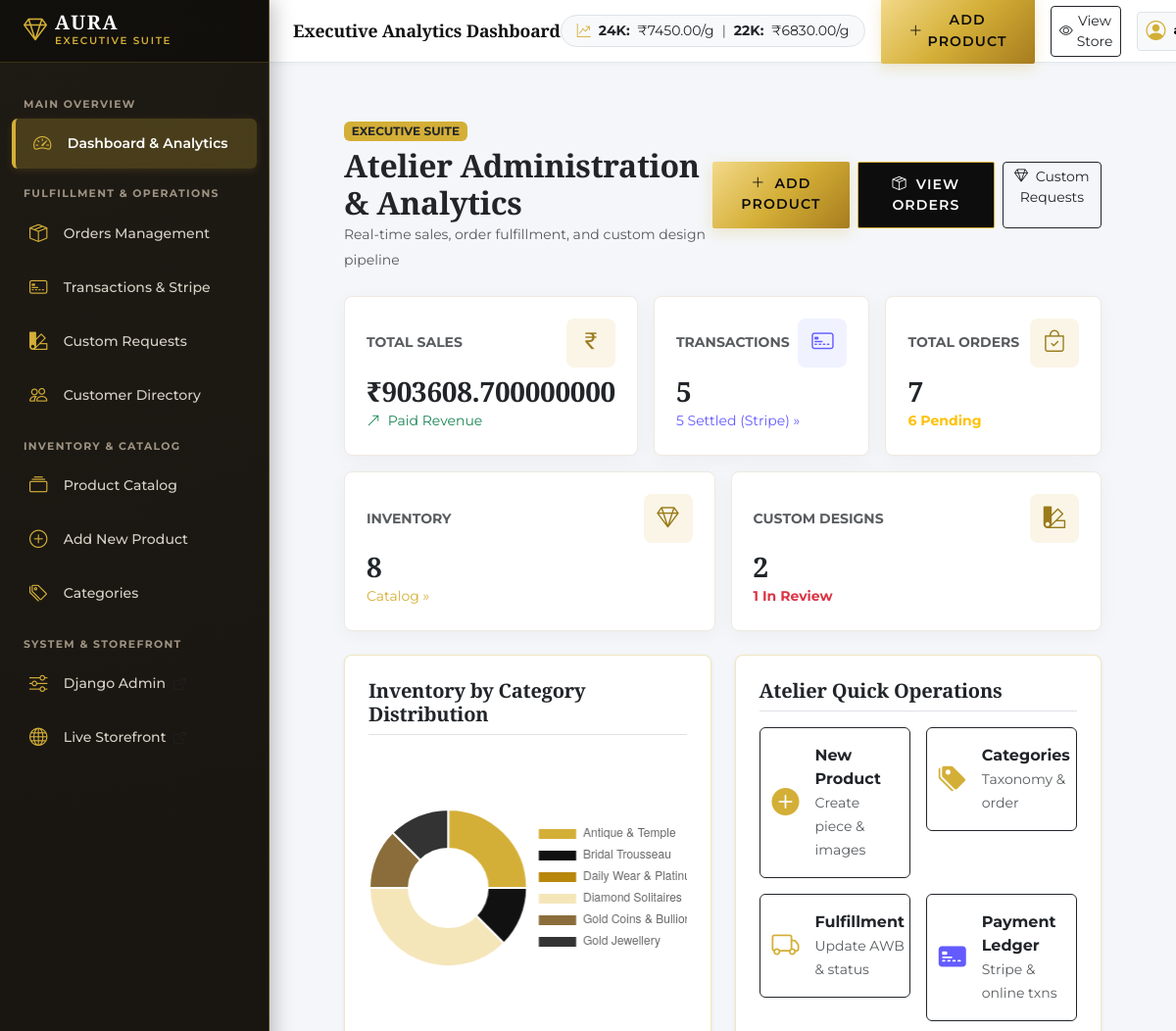
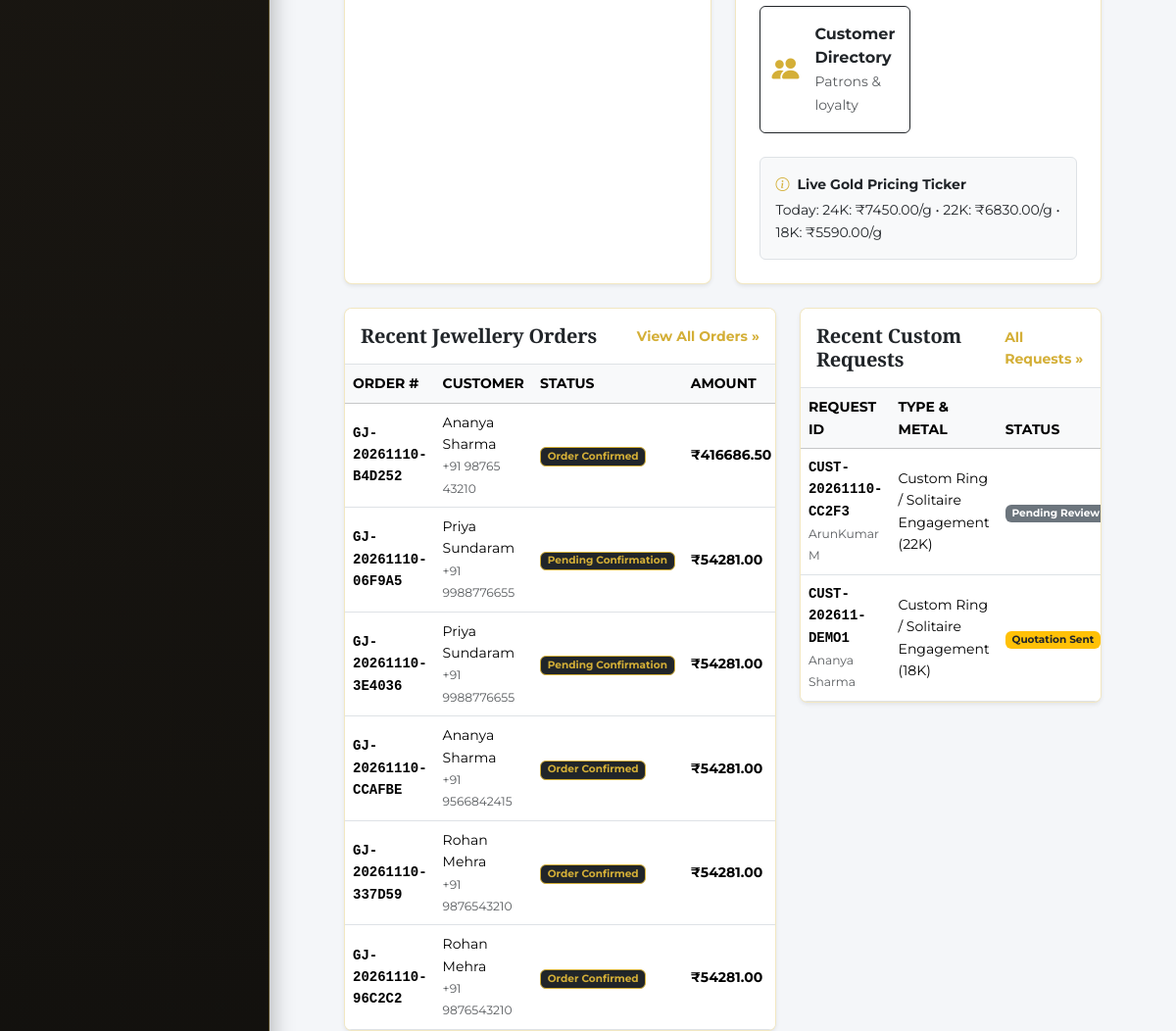
/admin-panel/dashboard/ (signed in, upper part), run on an earlier commit of the app's database (2 pictures, top to bottom).
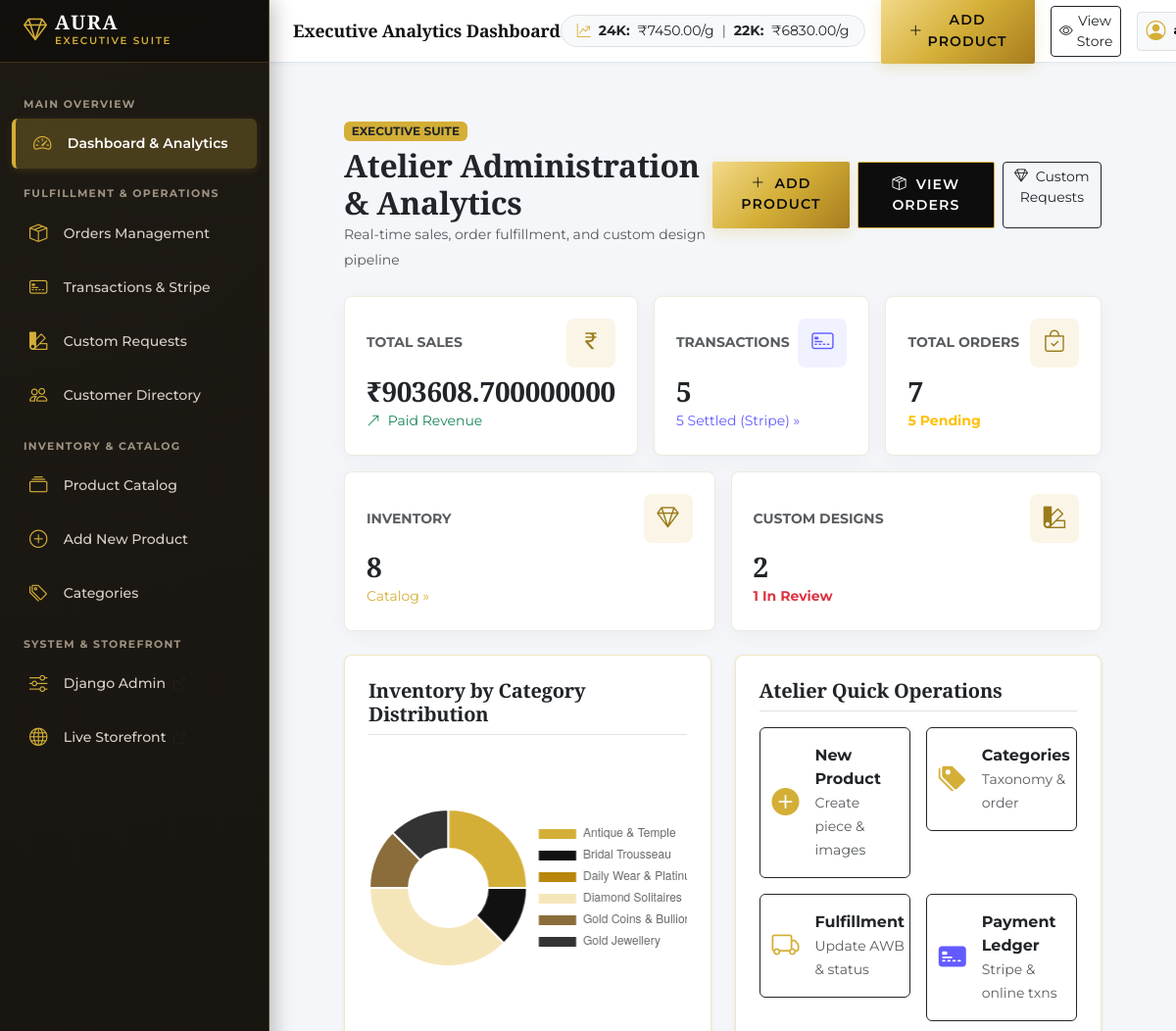
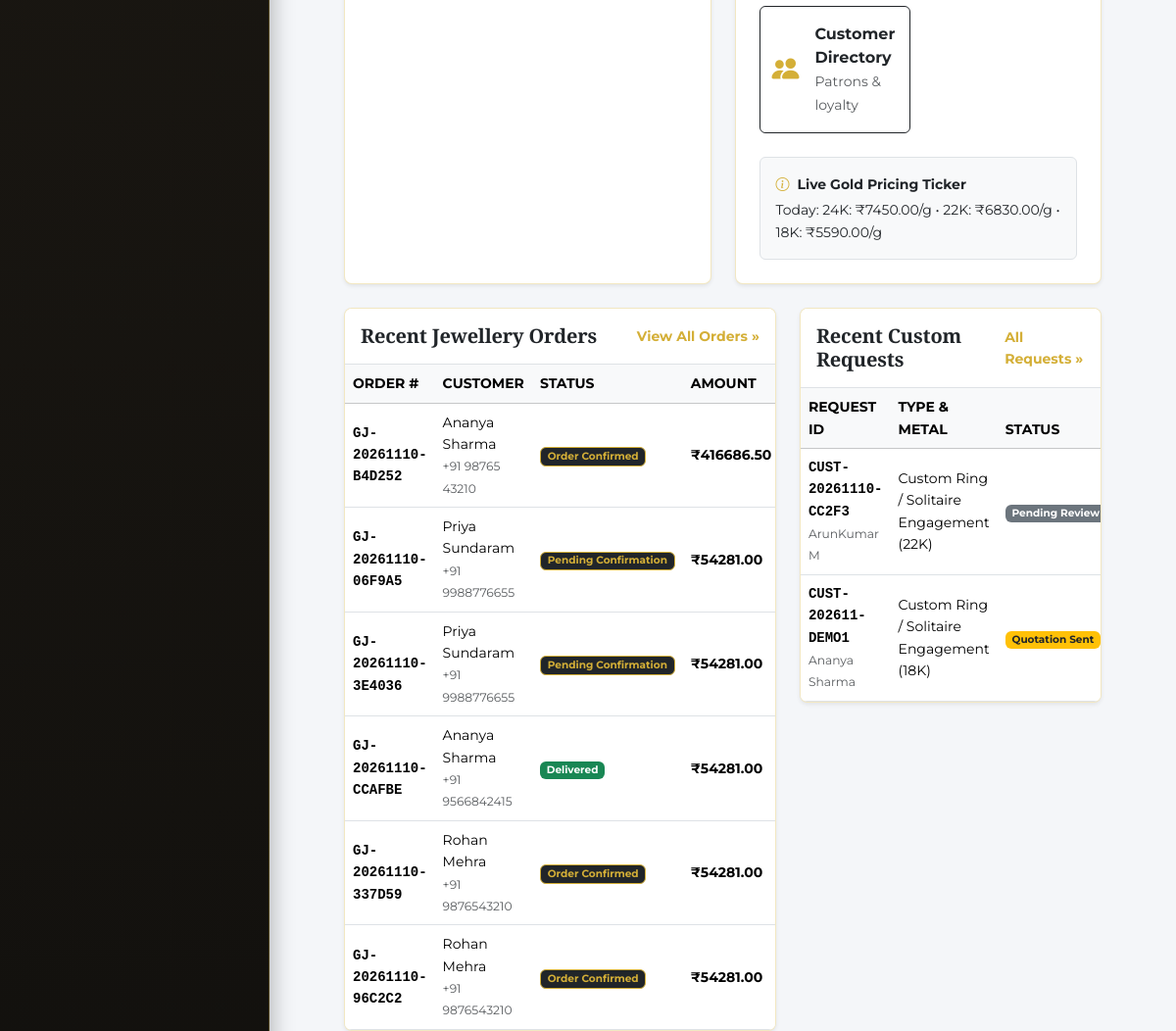
And on a later commit of the database (2 pictures, top to bottom).
### orders/models.py (models this page shows, shortened)
class Order(models.Model):
    ORDER_STATUS_CHOICES = [
        ('PENDING', 'Pending Confirmation'),
        ('CONFIRMED', 'Order Confirmed'),
        ('CRAFTING', 'Hallmarking & Crafting'),
        ('SHIPPED', 'Dispatched / In Transit'),
        ('OUT_FOR_DELIVERY', 'Out for Delivery'),
        ('DELIVERED', 'Delivered'),
        ('CANCELLED', 'Cancelled'),
    ]
    PAYMENT_METHOD_CHOICES = [
        ('COD', 'Cash on Delivery (Insured)'),
        ('UPI', 'UPI / QR Code (Instant)'),
        ('ONLINE_CARD', 'Credit / Debit Card / NetBanking'),
        ('BANK_TRANSFER', 'Direct Bank Transfer / NEFT'),
        ('STRIPE', 'Stripe Online Payment (Cards & Global)'),
    ]
    PAYMENT_STATUS_CHOICES = [
        ('PENDING', 'Pending Payment'),
        ('PAID', 'Payment Received'),
        ('FAILED', 'Payment Failed'),
        ('REFUNDED', 'Refunded'),
    ]
    order_number = models.CharField(max_length=50, unique=True, editable=False)
    invoice_number = models.CharField(max_length=60, unique=True, blank=True)
    user = models.ForeignKey(User, on_delete=models.SET_NULL, null=True, blank=True, related_name='orders')
    customer_name = models.CharField(max_length=150)
    customer_email = models.EmailField()
    customer_phone = models.CharField(max_length=20)
    shipping_address = models.TextField(help_text="Full shipping destination address snapshot")
    billing_address = models.TextField(help_text="Full billing address snapshot")
    items_total = models.DecimalField(max_digits=12, decimal_places=2, default=Decimal('0.00'))
    making_charges_total = models.DecimalField(max_digits=10, decimal_places=2, default=Decimal('0.00'))
    discount_amount = models.DecimalField(max_digits=10, decimal_places=2, default=Decimal('0.00'))
    tax_amount = models.DecimalField(max_digits=10, decimal_places=2, default=Decimal('0.00'), help_text="GST 3%")
    shipping_charges = models.DecimalField(max_digits=8, decimal_places=2, default=Decimal('0.00'), help_text="Insured delivery")
    grand_total = models.DecimalField(max_digits=12, decimal_places=2)
    payment_method = models.CharField(max_length=20, choices=PAYMENT_METHOD_CHOICES, default='UPI')
    payment_status = models.CharField(max_length=20, choices=PAYMENT_STATUS_CHOICES, default='PENDING')
    order_status = models.CharField(max_length=25, choices=ORDER_STATUS_CHOICES, default='PENDING')
    tracking_number = models.CharField(max_length=100, blank=True, default="")
    courier_partner = models.CharField(max_length=100, blank=True, default="BlueDart Apex Gold Insured")
    estimated_delivery = models.DateField(null=True, blank=True)
    order_notes = models.TextField(blank=True)
    created_at = models.DateTimeField(auto_now_add=True)
    updated_at = models.DateTimeField(auto_now=True)
    class Meta:
        ordering = ['-created_at']

### admin_panel/views.py (the view)
# urls.py: path('dashboard/', views.admin_dashboard, name='admin_dashboard'),
@user_passes_test(is_admin)
def admin_dashboard(request):
    total_products = Product.objects.count()
    total_customers = User.objects.filter(is_staff=False).count()
    total_orders = Order.objects.count()
    pending_orders = Order.objects.filter(order_status__in=['PENDING', 'CONFIRMED']).count()
    total_custom_requests = CustomOrder.objects.count()
    pending_custom_requests = CustomOrder.objects.filter(status__in=['PENDING', 'UNDER_REVIEW']).count()
    sales_agg = Order.objects.filter(payment_status='PAID').aggregate(Sum('grand_total'))
    total_sales = sales_agg['grand_total__sum'] or Decimal('0.00')
    recent_transactions = Payment.objects.select_related('order').all().order_by('-created_at')[:8]
    total_transactions = Payment.objects.count()
    successful_transactions = Payment.objects.filter(status='SUCCESS').count()
    stripe_transactions_count = Payment.objects.filter(payment_method__icontains='Stripe').count()
    category_counts = Category.objects.annotate(prod_count=Count('products')).values('name', 'prod_count')
    cat_labels = [c['name'] for c in category_counts]
    cat_data = [c['prod_count'] for c in category_counts]
    recent_orders = Order.objects.all().order_by('-created_at')[:6]
    recent_custom_requests = CustomOrder.objects.all().order_by('-created_at')[:6]
    context = {
        'total_products': total_products,
        'total_customers': total_customers,
        'total_orders': total_orders,
        'pending_orders': pending_orders,
        'total_custom_requests': total_custom_requests,
        'pending_custom_requests': pending_custom_requests,
        'total_sales': total_sales,
        'recent_transactions': recent_transactions,
        'total_transactions': total_transactions,
        'successful_transactions': successful_transactions,
        'stripe_transactions_count': stripe_transactions_count,
        'recent_orders': recent_orders,
        'recent_custom_requests': recent_custom_requests,
        'cat_labels': cat_labels,
        'cat_data': cat_data,
    }
    return render(request, 'admin_panel/dashboard.html', context)

### admin_panel/views.py (called while the page is built)
def is_admin(user):
    return user.is_authenticated and (user.is_staff or user.is_superuser)

### cart/models.py (called while the page is built)
    @property
    def total_items(self):
        return sum(item.quantity for item in self.items.all())

### admin_panel/templates/admin_panel/dashboard.html (shortened to what the changed rows need)
{% extends 'admin_panel/base_admin.html' %}
{% load static %}
{% block admin_title %}Executive Analytics Dashboard{% endblock %}
{% block content %}
<div class="container-fluid py-4 px-lg-5">
  <div class="d-flex flex-column flex-md-row justify-content-between align-items-md-center mb-4">
    <div>
      <h2 class="serif-font fw-bold mt-1 mb-0">Atelier Administration & Analytics</h2>
    </div>
  </div>
  <div class="row g-3 mb-4">
    <div class="col-sm-6 col-xl">
      <div class="admin-kpi-card h-100">
        <div class="d-flex justify-content-between align-items-center mb-2">
          <span class="small text-uppercase text-muted fw-bold">Total Orders</span>
          <div class="kpi-icon-bubble"><i class="bi bi-bag-check"></i></div>
        </div>
        <h3 class="fw-bold mb-0">{{ total_orders }}</h3>
        <small class="text-warning fw-bold">{{ pending_orders }} Pending</small>
      </div>
    </div>
  </div>
  <div class="row g-4">
    <div class="col-lg-7">
      <div class="card border-gold-subtle shadow-sm bg-white rounded-3 overflow-hidden">
        <div class="table-responsive">
          <table class="table table-hover align-middle mb-0 small">
            <thead class="table-light text-uppercase">
              <tr>
                <th>Order #</th>
                <th>Customer</th>
                <th>Status</th>
                <th>Amount</th>
              </tr>
            </thead>
            <tbody>
              {% for ord in recent_orders %}
                <tr>
                  <td class="fw-bold font-monospace">{{ ord.order_number }}</td>
                  <td>
                    <div>{{ ord.customer_name }}</div>
                    <small class="text-muted">{{ ord.customer_phone }}</small>
                  </td>
                  <td>
                    <span class="badge {% if ord.order_status == 'DELIVERED' %}bg-success{% elif ord.order_status == 'CANCELLED' %}bg-danger{% else %}bg-dark text-gold border border-gold{% endif %}">
                      {{ ord.get_order_status_display }}
                    </span>
                  </td>
                  <td class="fw-bold">₹{{ ord.grand_total }}</td>
                </tr>
              {% empty %}
                <tr><td colspan="5" class="text-center py-4 text-muted">No orders placed yet.</td></tr>
              {% endfor %}
            </tbody>
          </table>
        </div>
      </div>
    </div>
    <div class="col-lg-5">
      <div class="card border-gold-subtle shadow-sm bg-white rounded-3 overflow-hidden">
        <div class="table-responsive">
          <table class="table table-hover align-middle mb-0 small">
            <thead class="table-light text-uppercase">
              <tr>
                <th>Request ID</th>
                <th>Type & Metal</th>
                <th>Status</th>
              </tr>
            </thead>
          </table>
        </div>
      </div>
    </div>
  </div>
</div>
{% endblock %}
{% block extra_js %}
<script>
  document.addEventListener('DOMContentLoaded', function() {
    const ctx = document.getElementById('categoryChart');
    if (ctx) {
      new Chart(ctx, {
        type: 'doughnut',
        data: {
          labels: {{ cat_labels|safe }},
          datasets: [{
            data: {{ cat_data|safe }},
            backgroundColor: [
              '#D4AF37', '#111111', '#B8860B', '#F5E6BA', '#8A6D3B', '#333333'
            ],
            borderColor: '#FFFFFF',
            borderWidth: 2
          }]
        },
        options: {
          responsive: true,
          maintainAspectRatio: false,
          plugins: {
            legend: {
              position: 'right',
            }
          }
        }
      });
    }
  });
</script>
{% endblock %}

What changed in the data, as far as the page shows it:
changed Order "GJ-20261110-CCAFBE": order_status "Order Confirmed" → "Delivered"
Also different on the page:
{{ pending_orders }}: "6" → "5"
